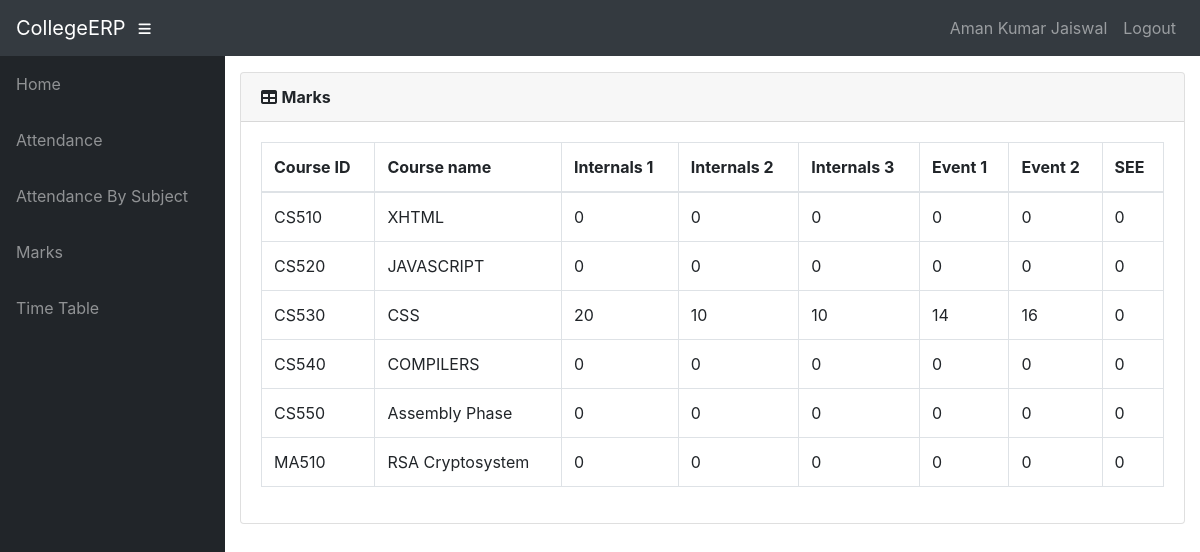
Before: /info/student/CS01/marks_list/ (signed in) with the older database file.
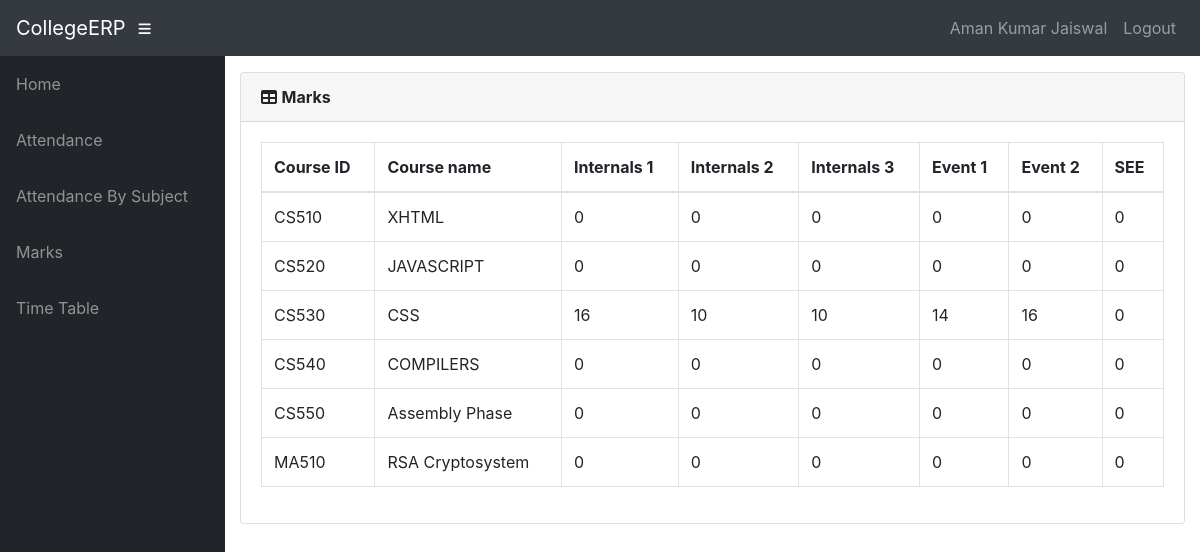
After: the same page with the newer database file.
### info/models.py (models this page shows, shortened)
class Marks(models.Model):
    studentcourse = models.ForeignKey(StudentCourse, on_delete=models.CASCADE)
    name = models.CharField(max_length=50, choices=test_name, default='Internal test 1')
    marks1 = models.IntegerField(default=0, validators=[MinValueValidator(0), MaxValueValidator(100)])
    class Meta:
        unique_together = (('studentcourse', 'name'),)

### info/views.py (the view)
# urls.py: path('student/<slug:stud_id>/marks_list/', views.marks_list, name='marks_list'),
@login_required()
def marks_list(request, stud_id):
    stud = Student.objects.get(USN=stud_id, )
    ass_list = Assign.objects.filter(class_id_id=stud.class_id)
    sc_list = []
    for ass in ass_list:
        try:
            sc = StudentCourse.objects.get(student=stud, course=ass.course)
        except StudentCourse.DoesNotExist:
            sc = StudentCourse(student=stud, course=ass.course)
            sc.save()
            sc.marks_set.create(type='I', name='Internal test 1')
            sc.marks_set.create(type='I', name='Internal test 2')
            sc.marks_set.create(type='I', name='Internal test 3')
            sc.marks_set.create(type='E', name='Event 1')
            sc.marks_set.create(type='E', name='Event 2')
            sc.marks_set.create(type='S', name='Semester End Exam')
        sc_list.append(sc)
    return render(request, 'info/marks_list.html', {'sc_list': sc_list})

### info/models.py (called while the page is built)
    @property
    def is_student(self):
        if hasattr(self, 'student'):
            return True
        return False

### info/templates/info/marks_list.html
{% extends 'info/base.html' %}
    {% load static %}
    {% block content %}
                  <div class="card mb-3">
            <div class="card-header">
              <i class="fas fa-table"></i>
            <b>Marks</b></div>
            <div class="card-body">
              <div class="table-responsive">
                <table class="table table-bordered" id="dataTable" width="100%" cellspacing="0">
                  <thead>
                    <tr>
                        <th>Course ID</th>
                        <th>Course name</th>
                        <th>Internals 1</th>
                        <th>Internals 2</th>
                        <th>Internals 3</th>
                        <th>Event 1</th>
                        <th>Event 2</th>
                        <th>SEE</th>
                    </tr>
                  </thead>
                  <tbody>
                    {% for sc in sc_list %}
                    <tr>
                        <td>{{ sc.course_id }}</td>
                        <td>{{sc.course.name}}</td>
                        {% for m in sc.marks_set.all %}
                            <td>{{ m.marks1 }}</td>
                        {% endfor %}
                    </tr>
                    {% empty %}
                            <p>student has no courses</p>
                    {% endfor %}
                  </tbody>
                </table>
              </div>
            </div>
          </div>
    {% endblock %}

Changed rows visible on the page:
changed Marks (number 13 of 36 on the later page): marks1 "20" → "16"
